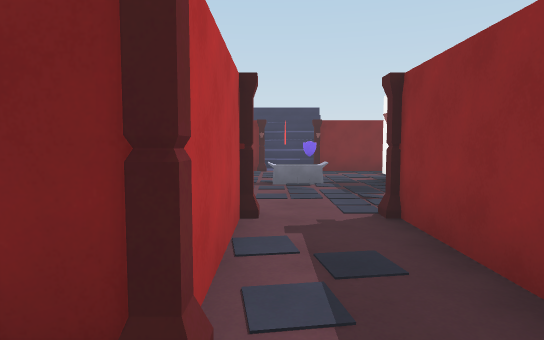
View 1 (above)

16 first-person views from a walk through a 3-D level made in the Unity game engine. The camera is 1.5 m above the floor, tilts 4° down and sees 75° across. Doors are open. The floor is counted in squares, 2 m on a side. Each view is taken from the middle of a square. On the plan, view 1 faces up. The plan holds only what a view shows up to about 11 squares ahead; the rest is blank. The player character is not drawn. Surface patterns are stand-ins for the level's own textures.

View 2
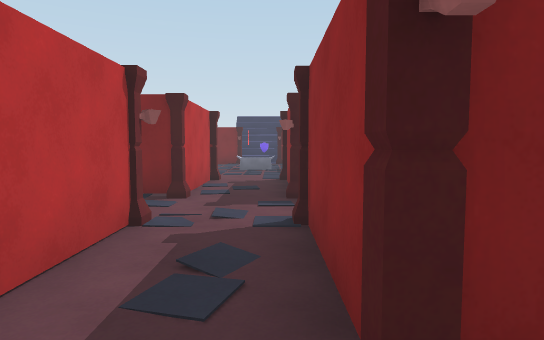

View 3
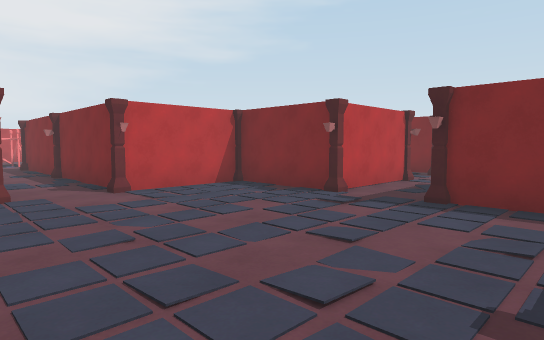

View 4
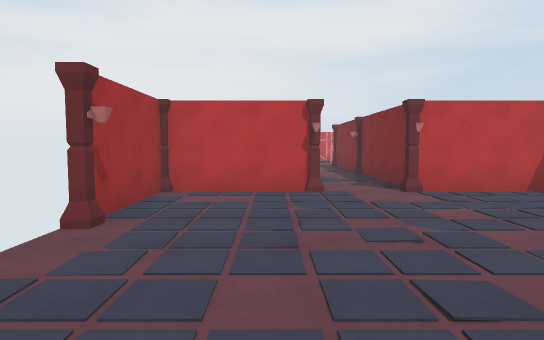

View 5
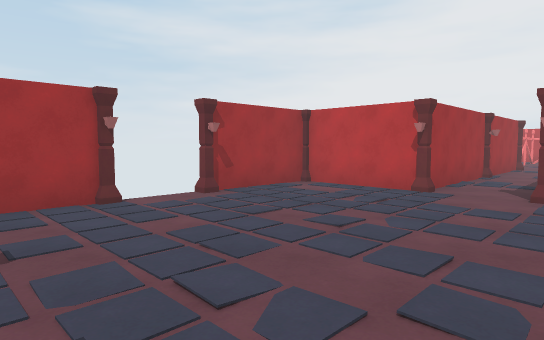

View 6
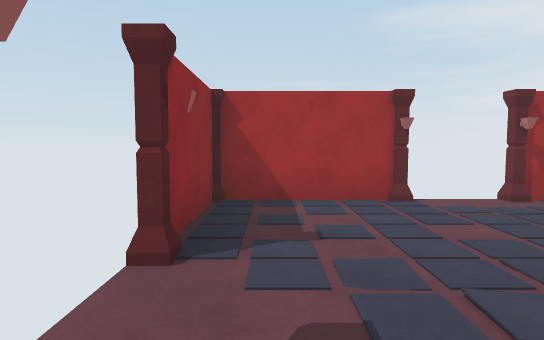

View 7
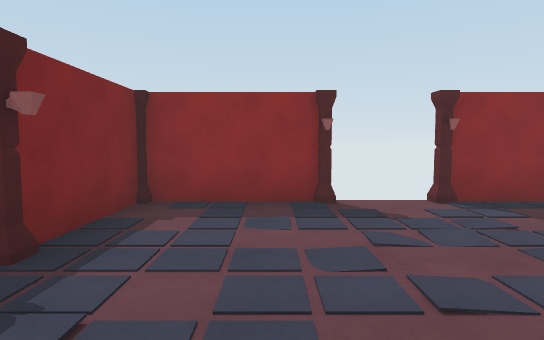

View 8
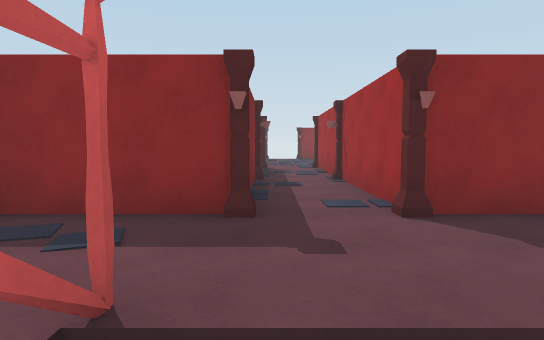

View 9
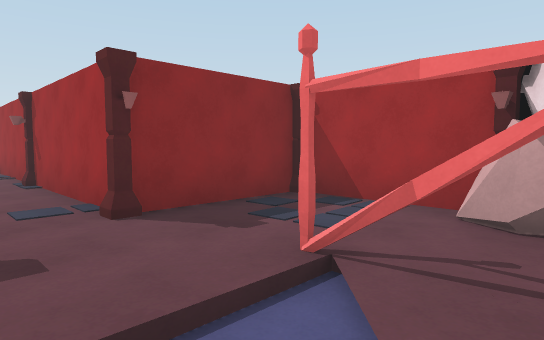

View 10
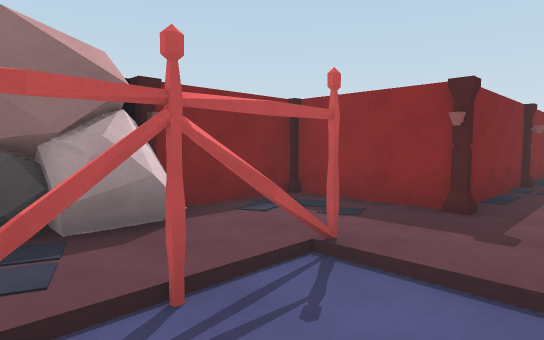

View 11
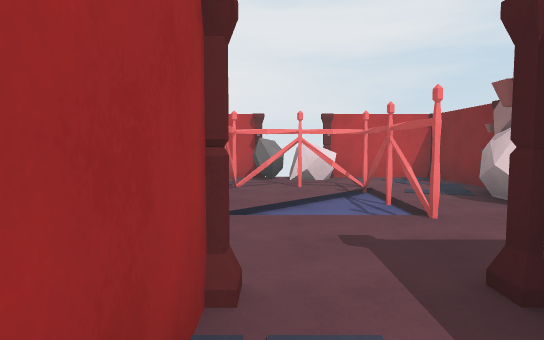

View 12
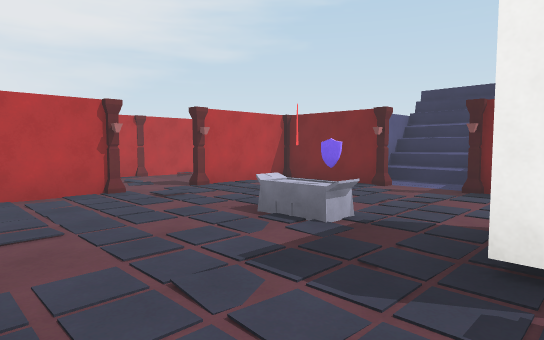

View 13
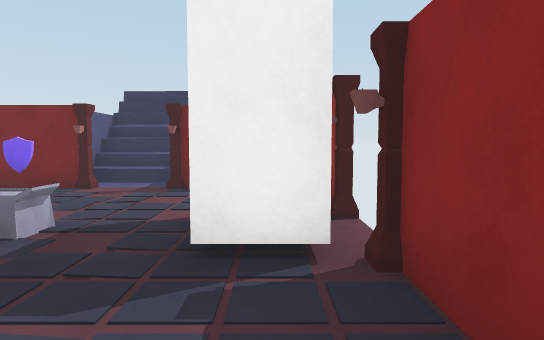

View 14
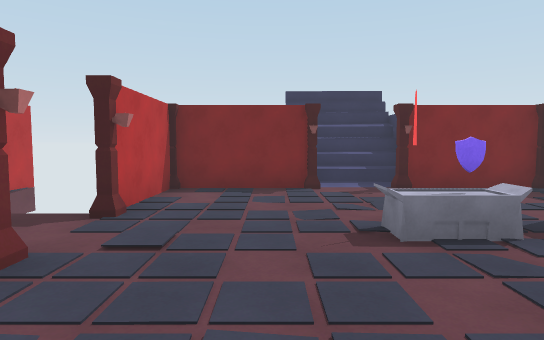

View 15
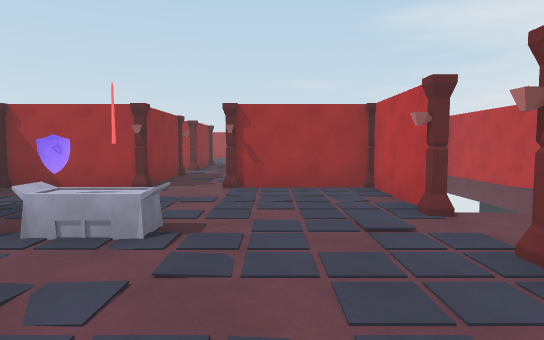

View 16
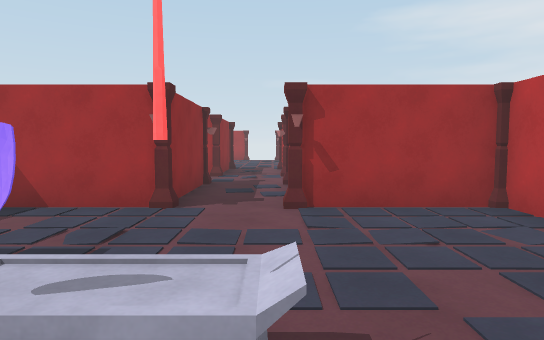

### Floor plan
Key: @ floor where view 1 was taken; # wall or solid block; . floor; / step, stairs or slope; D open door; = window, fence, low wall or low ledge; O other object.
Columns run from 15 left of view 1 to 4 right of it. Each row starts with its distance up from view 1.
 12               ####
 11           # ###=/###
 10           # #..//..#
  9           # #......#
  8           # #.....##
  7           #.D..OO.#D
  6             #......#
  5             #......#
  4           # #..DD..#
  3           # ###..###
  2           #   #..#
  1           #   #..#
  0                @.
 -1               #..#
 -2               #..#
 -3 #######     ###DD###
 -4  OO...#     #......#
 -5  ###..#######......#
 -6 =#///D......D......D
 -7 #.///D......D......D
 -8 ####..#######......#
 -9   O...#     #......#
-10    ####     ###DD###

Positions as (right, up) in squares from view 1, and headings:
1: (0, 0), facing up
2: (1, -4), facing up
3: (3, -8), facing up-left
4: (3, -8), facing left
5: (3, -5), facing down-left
6: (3, -5), facing down
7: (-1, -5), facing right
8: (-13, -6), facing right
9: (-13, -6), facing down-right
10: (-14, -7), facing up-right
11: (-8, -7), facing left
12: (3, 4), facing up-left
13: (3, 4), facing up
14: (-1, 4), facing up
15: (-1, 10), facing down
16: (0, 8), facing down
